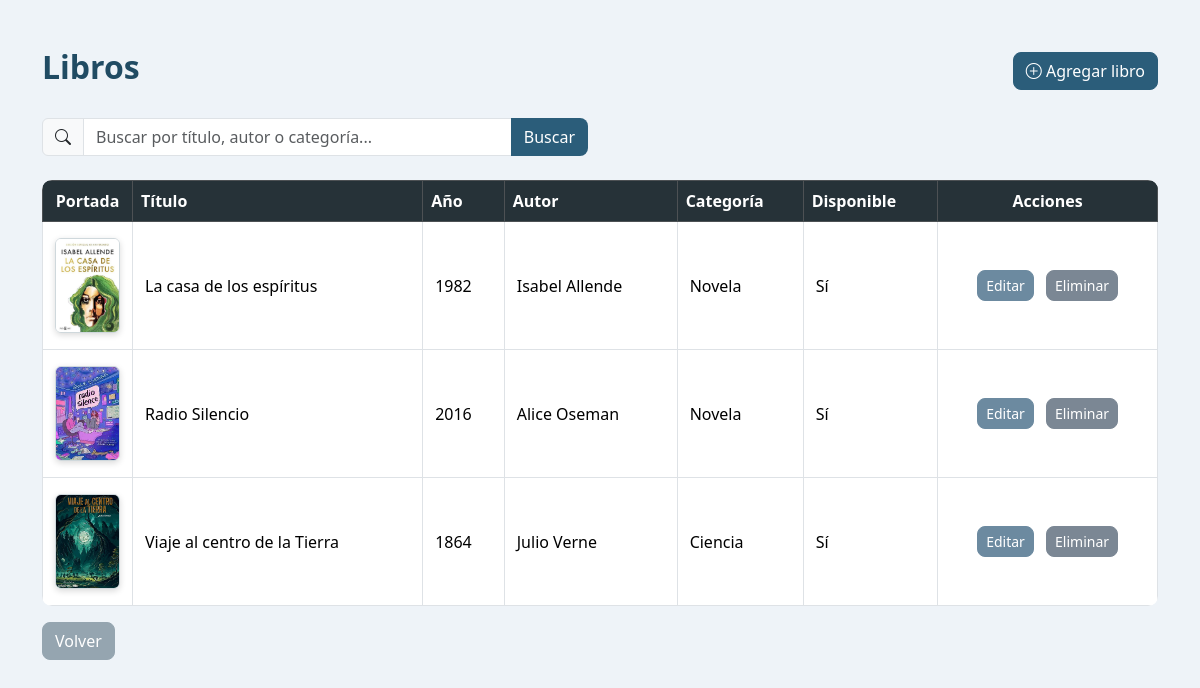
The app's page /modulos/libros/listar.php (signed in) with its own data.
### tables this page shows
CREATE TABLE libros (

    id_libro INT AUTO_INCREMENT PRIMARY KEY,

    titulo VARCHAR(150) NOT NULL,

    anio INT NOT NULL,

    imagen VARCHAR(255),

    disponible BOOLEAN DEFAULT TRUE,

    id_autor INT NOT NULL,

    id_categoria INT NOT NULL,

    CONSTRAINT fk_libro_autor
        FOREIGN KEY (id_autor)
        REFERENCES autores(id_autor)
        ON UPDATE CASCADE
        ON DELETE RESTRICT,

    CONSTRAINT fk_libro_categoria
        FOREIGN KEY (id_categoria)
        REFERENCES categorias(id_categoria)
        ON UPDATE CASCADE
        ON DELETE RESTRICT

);

CREATE TABLE autores (

    id_autor INT AUTO_INCREMENT PRIMARY KEY,

    nombre VARCHAR(100) NOT NULL,

    apellido VARCHAR(100) NOT NULL

);

CREATE TABLE categorias (

    id_categoria INT AUTO_INCREMENT PRIMARY KEY,

    nombre VARCHAR(100) NOT NULL,

    descripcion VARCHAR(255)

);

### modulos/libros/listar.php (the view, shortened to what this page needs)
<?php
require_once("../../includes/conexion.php");
$buscar = "";
if ($buscar != "") {
    $sql = "SELECT
                libros.*,
                autores.nombre AS nombre_autor,
                autores.apellido,
                categorias.nombre AS categoria
            FROM libros
            INNER JOIN autores
                ON libros.id_autor = autores.id_autor
            INNER JOIN categorias
                ON libros.id_categoria = categorias.id_categoria
            WHERE
                libros.titulo LIKE ?
                OR CONCAT(autores.nombre, ' ', autores.apellido) LIKE ?
                OR categorias.nombre LIKE ?
            ORDER BY libros.titulo ASC";
    $stmt = $conexion->prepare($sql);
    $textoBusqueda = "%" . $buscar . "%";
    $stmt->bind_param(
        "sss",
        $textoBusqueda,
        $textoBusqueda,
        $textoBusqueda
    );
    $stmt->execute();
    $resultado = $stmt->get_result();
} else {
    $sql = "SELECT
                libros.*,
                autores.nombre AS nombre_autor,
                autores.apellido,
                categorias.nombre AS categoria
            FROM libros
            INNER JOIN autores
                ON libros.id_autor = autores.id_autor
            INNER JOIN categorias
                ON libros.id_categoria = categorias.id_categoria
            ORDER BY libros.titulo ASC";
    $resultado = $conexion->query($sql);
}
?>
<!DOCTYPE html>
<html lang="es">
<head>
    <link href="https://cdn.jsdelivr.net/npm/bootstrap@5.3.7/dist/css/bootstrap.min.css"
        rel="stylesheet">
    <link rel="stylesheet"
        href="https://cdn.jsdelivr.net/npm/bootstrap-icons@1.13.1/font/bootstrap-icons.min.css">
    <link rel="stylesheet" href="../../css/estilos.css">
</head>
<body>
<div class="container mt-5">
    <div class="d-flex justify-content-between align-items-center mb-4">
        <h2>
            Libros
        </h2>
        <a
            href="agregar.php"
            class="btn btn-success">
            <i class="bi bi-plus-circle"></i>
            Agregar libro
        </a>
    </div>
    <div class="row mb-4">
        <div class="col-md-6">
            <form method="GET">
                <div class="input-group">
                    <span class="input-group-text">
                        <i class="bi bi-search"></i>
                    </span>
                    <input
                        type="text"
                        name="buscar"
                        class="form-control"
                        placeholder="Buscar por título, autor o categoría..."
                        value="<?= isset($_GET["buscar"]) ? htmlspecialchars($_GET["buscar"]) : ""; ?>">
                    <button
                        type="submit"
                        class="btn btn-libros">
                        Buscar
                    </button>
                </div>
            </form>
        </div>
    </div>
    <table class="table table-bordered table-hover">
        <thead class="table-dark">
            <tr>
                <th>Portada</th>
                <th>Título</th>
                <th>Año</th>
                <th>Autor</th>
                <th>Categoría</th>
                <th>Disponible</th>
                <th class="text-center">
                    Acciones
                </th>
            </tr>
        </thead>
        <tbody>
        <?php while ($libro = $resultado->fetch_assoc()) { ?>
            <tr>
                <td>
                    <img
                        src="../../imagenes/portadas/<?= $libro["imagen"]; ?>"
                        class="img-portada"
                        alt="Portada">
                </td>
                <td>
                    <?= $libro["titulo"]; ?>
                </td>
                <td>
                    <?= $libro["anio"]; ?>
                </td>
                <td>
                    <?= $libro["nombre_autor"]; ?>
                    <?= $libro["apellido"]; ?>
                </td>
                <td>
                    <?= $libro["categoria"]; ?>
                </td>
                <td>
                    <?= $libro["disponible"] ? "Sí" : "No"; ?>
                </td>
                <td class="text-center">
                    <a
                        href="editar.php?id=<?= $libro["id_libro"]; ?>"
                        class="btn btn-warning btn-sm me-2">
                        Editar
                    </a>
                    <a
                        href="eliminar.php?id=<?= $libro["id_libro"]; ?>"
                        class="btn btn-danger btn-sm"
                        onclick="return confirm('¿Desea eliminar este libro?');">
                        Eliminar
                    </a>
                </td>
            </tr>
        <?php } ?>
        </tbody>
    </table>
    <a
        href="../../inicio.php"
        class="btn btn-secondary">
        Volver
    </a>
</div>
</body>
</html>

### css/estilos.css (style rules this page uses)
body { background:#eef3f8; font-family:"Segoe UI", Arial, Helvetica, sans-serif; color:#243447; }
h1, h2, h3 { color:#204b63; font-weight:700; }
.table { background:white; }
.table-dark { background:#263238 !important; }
.table th { vertical-align:middle; }
.table td { vertical-align:middle; padding: 14px; }
.img-portada { width:65px; height:95px; object-fit:cover; border-radius:6px; border:1px solid #cfd8dc; box-shadow:0 2px 6px rgba(0,0,0,.15); }
a { text-decoration:none; }
.btn { border-radius:8px; transition:.25s; font-weight:500; }
.btn-success { background:#2b5d7a; border-color:#2b5d7a; }
.btn-warning { background:#6c8aa0; border-color:#6c8aa0; color:white; }
.btn-danger { background:#7b8794; border-color:#7b8794; }
.btn-secondary { background:#95a5b0; border-color:#95a5b0; }
.btn-libros { background:#2b5d7a; color:white; }
.table { border-radius:10px; overflow:hidden; }
.table th { background:#263238; color:#ffffff; font-weight:600; text-align:left; vertical-align:middle; }
.table td { vertical-align:middle; padding:16px 12px; }
th:first-child, td:first-child { width:70px; text-align:center; }
.form-control, .form-select { border-radius:8px; }

### records on screen
libros: imagen (picture), titulo "La casa de los espíritus", anio "1982", id_autor.nombre "Isabel", id_autor.apellido "Allende", id_categoria.nombre "Novela", disponible "Sí"
libros: imagen (picture), titulo "Radio Silencio", anio "2016", id_autor.nombre "Alice", id_autor.apellido "Oseman", id_categoria.nombre "Novela", disponible "Sí"
libros: imagen (picture), titulo "Viaje al centro de la Tierra", anio "1864", id_autor.nombre "Julio", id_autor.apellido "Verne", id_categoria.nombre "Ciencia", disponible "Sí"
